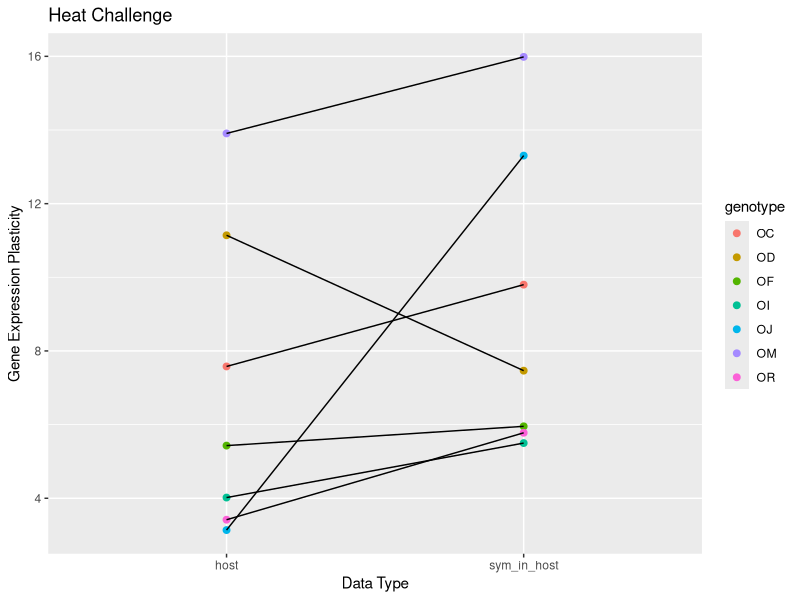
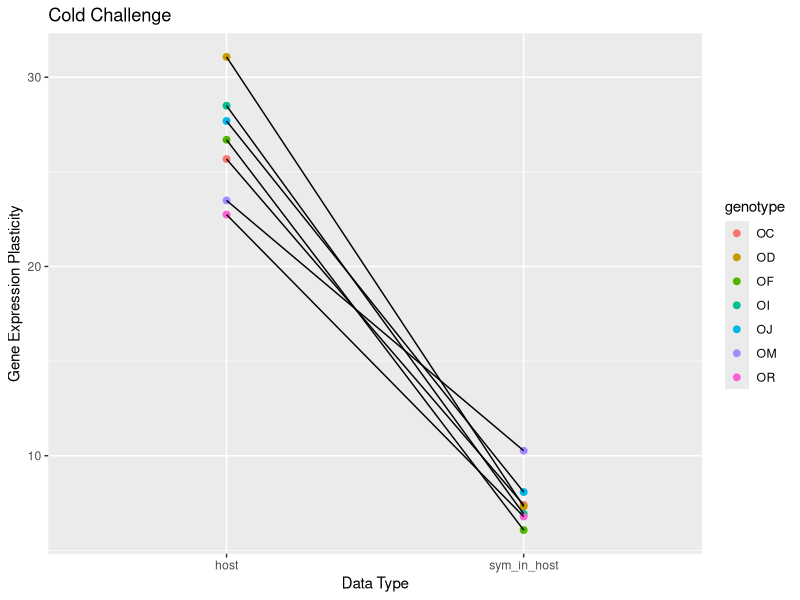
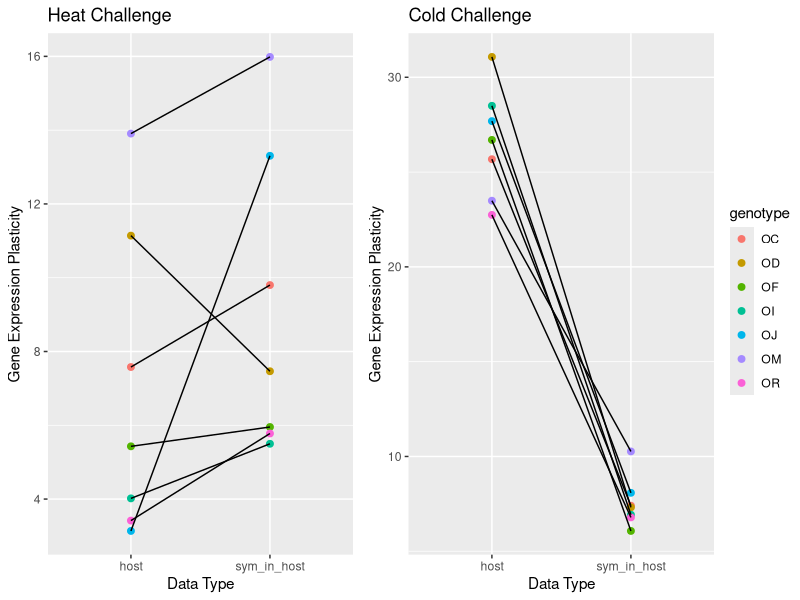
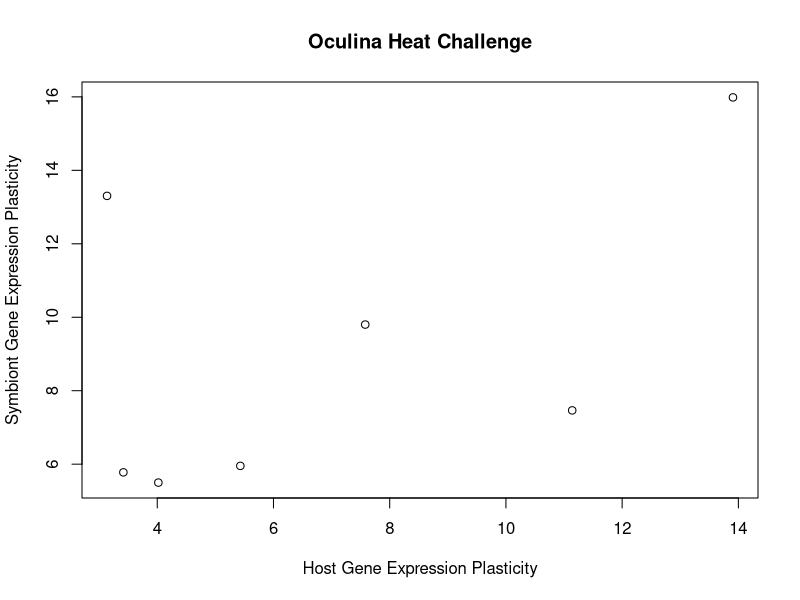
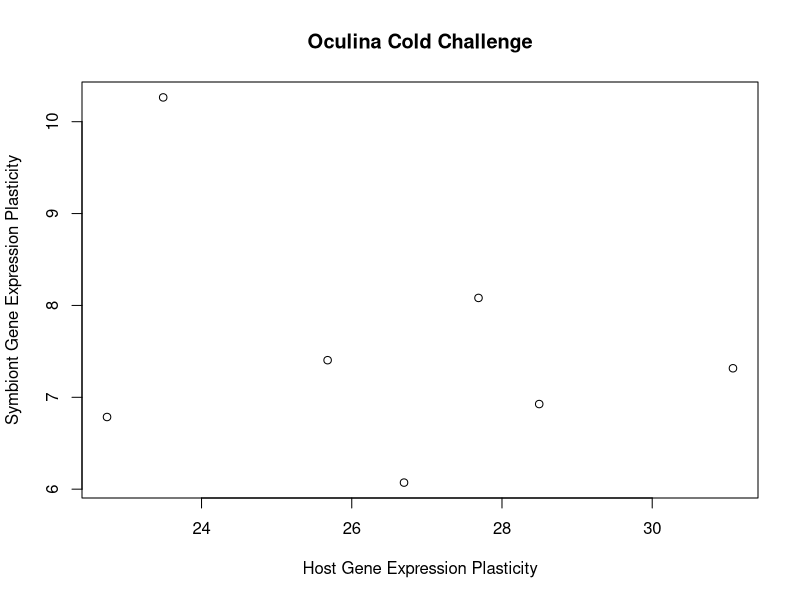

Reproduce these figures in R, in order.
library(tidyverse)
library(ggplot2)
library(stringr)
library(ggpubr)


# This script takes in the plasticity scores output from Colleen Bove's PCA Plasticity function 
# and plots reaction norms of PCA plasticity

setwd("~/Dropbox/BU/Host_Buffering/MPCC_2018/Sym_analyses/GE_Plasticity")

# read in host plasticity, make columns for genotype and fragment
host_plast = read_csv("host_plasticity.csv") %>%
  select(-...1) %>%
  select(name, treat_type, sym_state, dist) %>%
  filter(sym_state == "sym") %>%
  mutate(genotype = str_extract(.$name, "^.{2}")) %>%
  mutate(fragment = str_extract(.$name, "^.{3}")) %>%
  mutate(treatment = str_sub(treat_type, 1, 4)) %>%
  mutate_at(c('treat_type','sym_state','treatment'), as.factor) %>%
  filter(treat_type != "control_sym") %>%
  filter(treat_type != "control_apo") %>%
  select(-treat_type, -sym_state) %>%
  select(name, treatment, genotype, fragment, dist) %>%
  mutate(type = "host")

head(host_plast)

# read in symbiont in host plasticity, make columns for genotype and fragment
syminhost_plast = read_csv("symbiont_inhost_plasticity.csv") %>%
  select(-...1) %>%
  select(name, treatment, dist) %>%
  mutate(genotype = str_extract(.$name, "^.{2}")) %>%
  mutate(fragment = str_extract(.$name, "^.{3}")) %>%
  mutate_at(c('treatment'), as.factor) %>%
  filter(treatment != "control") %>%
  select(name, treatment, genotype, fragment, dist) %>%
  mutate(type = "sym_in_host")

head(syminhost_plast)

# read in symbiont in culture and symbiont in host combined data plasticity, make columns for genotype and fragment
culturesym_plast = read_csv("culturesymcombined_plasticity.csv") %>%
  select(-...1) %>%
  mutate(genotype = str_extract(.$name, "^.{2}")) %>%
  mutate(fragment = str_extract(.$name, "^.{3}")) %>%
  mutate(treatment = str_sub(treat_type, 1, 4)) %>%
  mutate_at(c('treat_type','type','treatment'), as.factor)


# remove plasticity values in control treatments
culturesym_plast = culturesym_plast %>%
  filter(treat_type != "control_sym") %>%
  filter(treat_type != "control_apo")


# plot host and sym in host data together on reaction norm of gene expression plasticity
host_sym_plast = rbind(host_plast, syminhost_plast)

host_plast_heat = host_plast %>%
  filter(treatment == "heat")

host_plast_cold = host_plast %>%
  filter(treatment == "cold")

syminhost_plast_heat = syminhost_plast %>%
  filter(treatment == "heat")

syminhost_plast_cold = syminhost_plast %>%
  filter(treatment == "cold")

host_sym_plast_heat = host_sym_plast %>%
  filter(treatment == "heat")

host_sym_plast_cold = host_sym_plast %>%
  filter(treatment == "cold")

plast_plot_heat = ggplot(host_sym_plast_heat, aes(x = type, y = dist, group = genotype)) +
  geom_point(aes(color = genotype), size = 2) +
  geom_line(aes(group = genotype)) +
  ylab("Gene Expression Plasticity") +
  xlab("Data Type") +
  ggtitle("Heat Challenge")
plast_plot_heat

plast_plot_cold = ggplot(host_sym_plast_cold, aes(x = type, y = dist, group = genotype)) +
  geom_point(aes(color = genotype), size = 2) +
  geom_line(aes(group = genotype)) +
  ylab("Gene Expression Plasticity") +
  xlab("Data Type") +
  ggtitle("Cold Challenge")
plast_plot_cold


plast_combined = ggarrange(plast_plot_heat, plast_plot_cold, 
                           nrow = 1,
                           common.legend = TRUE, legend = "right")
plast_combined


plot(x = host_plast_heat$dist, y = syminhost_plast_heat$dist,
     xlab = "Host Gene Expression Plasticity",
     ylab = "Symbiont Gene Expression Plasticity",
     main = "Oculina Heat Challenge")

plot(x = host_plast_cold$dist, y = syminhost_plast_cold$dist,
     xlab = "Host Gene Expression Plasticity",
     ylab = "Symbiont Gene Expression Plasticity",
     main = "Oculina Cold Challenge")



    